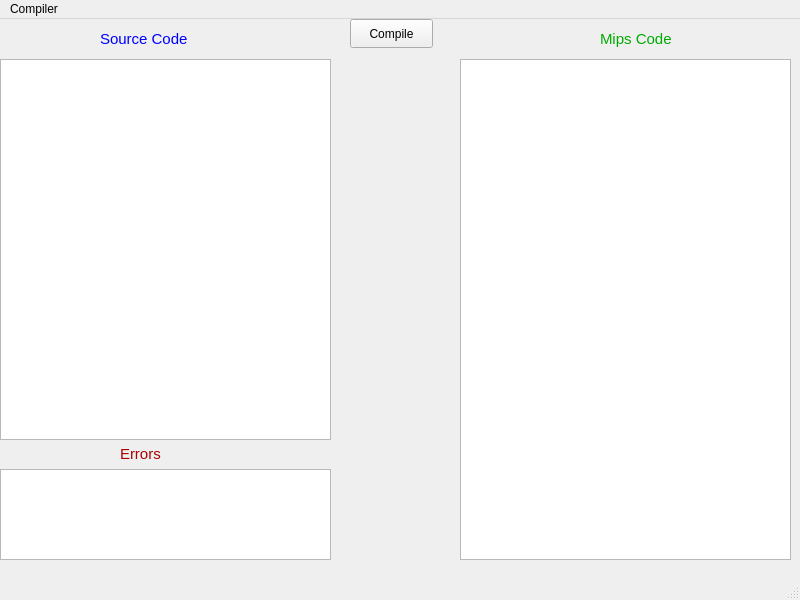
<?xml version="1.0" encoding="UTF-8"?>
<ui version="4.0">
    <class>MainWindow</class>
    <widget class="QMainWindow" name="MainWindow">
        <property name="geometry">
            <rect>
                <x>0</x>
                <y>0</y>
                <width>800</width>
                <height>600</height>
            </rect>
        </property>
        <property name="windowTitle">
            <string>MainWindow</string>
        </property>
        <widget class="QWidget" name="centralwidget">
            <widget class="QLabel" name="label">
                <property name="geometry">
                    <rect>
                        <x>600</x>
                        <y>10</y>
                        <width>91</width>
                        <height>20</height>
                    </rect>
                </property>
                <property name="text">
                    <string>&lt;html&gt;&lt;head/&gt;&lt;body&gt;&lt;p&gt;&lt;span style=&quot; font-size:11pt; color:#00aa00;&quot;&gt;Mips Code&lt;/span&gt;&lt;/p&gt;&lt;/body&gt;&lt;/html&gt;</string>
                </property>
            </widget>
            <widget class="QLabel" name="label_2">
                <property name="geometry">
                    <rect>
                        <x>100</x>
                        <y>10</y>
                        <width>111</width>
                        <height>20</height>
                    </rect>
                </property>
                <property name="text">
                    <string>&lt;html&gt;&lt;head/&gt;&lt;body&gt;&lt;p&gt;&lt;span style=&quot; font-size:11pt; color:#0000ff;&quot;&gt;Source Code&lt;/span&gt;&lt;/p&gt;&lt;/body&gt;&lt;/html&gt;</string>
                </property>
            </widget>
            <widget class="QLabel" name="label_3">
                <property name="geometry">
                    <rect>
                        <x>120</x>
                        <y>420</y>
                        <width>63</width>
                        <height>31</height>
                    </rect>
                </property>
                <property name="text">
                    <string>&lt;html&gt;&lt;head/&gt;&lt;body&gt;&lt;p&gt;&lt;span style=&quot; font-size:11pt; color:#aa0000;&quot;&gt;Errors&lt;/span&gt;&lt;/p&gt;&lt;/body&gt;&lt;/html&gt;</string>
                </property>
            </widget>
            <widget class="QTextEdit" name="textEdit">
                <property name="geometry">
                    <rect>
                        <x>0</x>
                        <y>40</y>
                        <width>331</width>
                        <height>381</height>
                    </rect>
                </property>
            </widget>
            <widget class="QPushButton" name="pushButton">
                <property name="geometry">
                    <rect>
                        <x>350</x>
                        <y>0</y>
                        <width>83</width>
                        <height>29</height>
                    </rect>
                </property>
                <property name="whatsThis">
                    <string>&lt;html&gt;&lt;head/&gt;&lt;body&gt;&lt;p&gt;&lt;br/&gt;&lt;/p&gt;&lt;/body&gt;&lt;/html&gt;</string>
                </property>
                <property name="text">
                    <string>Compile</string>
                </property>
            </widget>
            <widget class="QTextBrowser" name="textBrowser">
                <property name="geometry">
                    <rect>
                        <x>460</x>
                        <y>40</y>
                        <width>331</width>
                        <height>501</height>
                    </rect>
                </property>
            </widget>
            <widget class="QTextBrowser" name="textBrowser_2">
                <property name="geometry">
                    <rect>
                        <x>0</x>
                        <y>450</y>
                        <width>331</width>
                        <height>91</height>
                    </rect>
                </property>
            </widget>
        </widget>
        <widget class="QMenuBar" name="menubar">
            <property name="geometry">
                <rect>
                    <x>0</x>
                    <y>0</y>
                    <width>800</width>
                    <height>25</height>
                </rect>
            </property>
            <widget class="QMenu" name="menuCompiler">
                <property name="title">
                    <string>Compiler</string>
                </property>
            </widget>
            <addaction name="menuCompiler"/>
        </widget>
        <widget class="QStatusBar" name="statusbar"/>
    </widget>
    <resources/>
    <connections/>
</ui>
